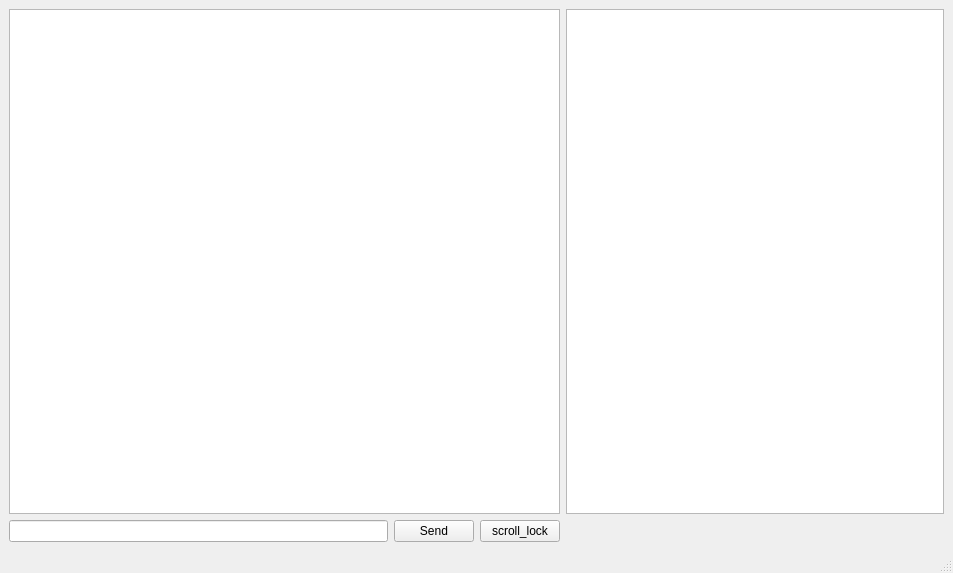
<?xml version="1.0" encoding="UTF-8"?>
<ui version="4.0">
 <class>MainWindow</class>
 <widget class="QMainWindow" name="MainWindow">
  <property name="enabled">
   <bool>true</bool>
  </property>
  <property name="geometry">
   <rect>
    <x>0</x>
    <y>0</y>
    <width>953</width>
    <height>573</height>
   </rect>
  </property>
  <property name="windowTitle">
   <string>R2H</string>
  </property>
  <widget class="QWidget" name="centralwidget">
   <layout class="QGridLayout" name="gridLayout">
    <item row="1" column="0">
     <widget class="QLineEdit" name="send_line"/>
    </item>
    <item row="0" column="3">
     <widget class="QGraphicsView" name="graphicsView"/>
    </item>
    <item row="1" column="1">
     <widget class="QPushButton" name="send_btn">
      <property name="text">
       <string>Send</string>
      </property>
     </widget>
    </item>
    <item row="1" column="2">
     <widget class="QPushButton" name="pushButton">
      <property name="text">
       <string>scroll_lock</string>
      </property>
     </widget>
    </item>
    <item row="0" column="0" colspan="3">
     <widget class="QPlainTextEdit" name="terminal"/>
    </item>
   </layout>
  </widget>
  <widget class="QStatusBar" name="statusbar"/>
 </widget>
 <resources/>
 <connections/>
</ui>
